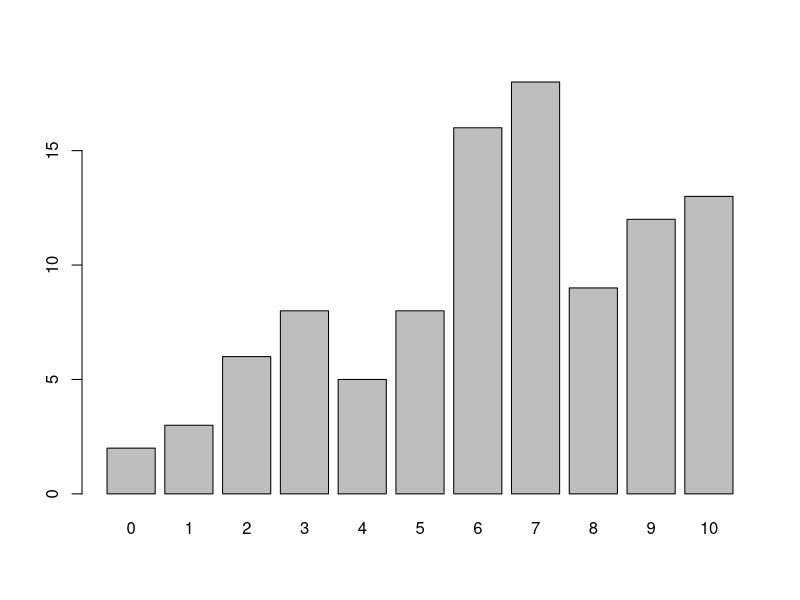
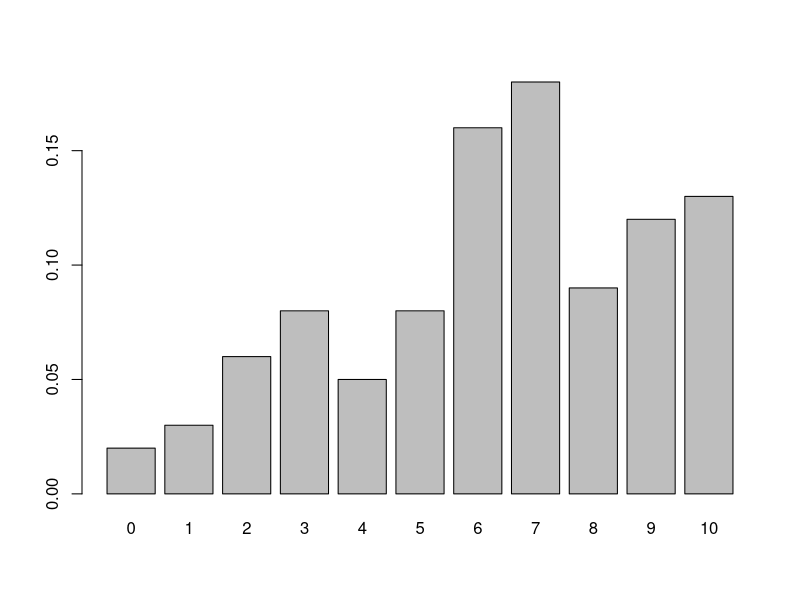

Reproduce these figures in R, in order.
# Function to calculate relative frequency
relative_frequency <- function(data) {
  # Table to count frequencies of each value
  freq_table <- table(data)
  
  # Total number of observations (n)
  total_observations <- length(data)
  
  # Relative frequency = frequency / total number of observations
  rel_freq <- freq_table / total_observations
  
  return(rel_freq)
  
  # Example usage:
  # data <- c(1, 2, 2, 3, 3, 3, 4, 4, 4, 4)
  # result <- relative_frequency(data)
  # print(result)
}

# These methods are the same: rep(x=0, times=2) and rep(0, 2).

# Define the function to create histograms
create_histogram <- function(data) {
  # Create a histogram for the second dataset
  hist(data, 
       breaks = seq(min(data), max(data), length.out = data_breaks), 
       right = FALSE,
       main = "Histogram of Data",
       xlab = "Data Values",
       ylab = "Frequency")
  # Example usage:
  # data <- sample(x = seq(0, 10, by = 0.5), size = 20, replace = TRUE)  # Sample data for histogram
  # create_histogram(data)
}

# Define the function to create histograms
create_histograms <- function(cont_data, data, cont_breaks = 4, data_breaks = 8) {
  # Create a histogram for the continuous data
  my_hist <- hist(cont_data, 
                  breaks = seq(from = min(cont_data), 
                               to = max(cont_data), 
                               length.out = cont_breaks + 1), 
                  right = FALSE)
  
  # Print the counts for the continuous data histogram
  cat("Counts for continuous data histogram:\n")
  print(my_hist$counts)
  
  # Create a histogram for the second dataset
  hist(data, 
       breaks = seq(min(data), max(data), length.out = data_breaks), 
       right = FALSE,
       main = "Histogram of Data",
       xlab = "Data Values",
       ylab = "Frequency")
  # Example usage:
  # cont_data <- rnorm(100, 10, 1)  # Generate some sample continuous data
  # data <- sample(x = seq(0, 10, by = 0.5), size = 20, replace = TRUE)  # Sample data for histogram
  # create_histograms(cont_data, data)
}

# Define the function to calculate relative frequency
relative_frequency <- function(data, value) {
  # Count the frequency of the specified value in the dataset
  f <- length(which(data == value)) 
  
  # Calculate the size of the dataset (number of observations)
  n <- length(data) 
  
  # Calculate and return the relative frequency
  return(f / n)
  # Example usage:
  # data <- c(6.5, 2.3, 6.5, 7.8, 6.5, 3.4)  # Sample data
  # result <- relative_frequency(data, 6.5)
  # print(result)
}

# EXAMPLE USAGE 
# Create a vector `stair_data` where each value represents a discrete count
stair_data <- c(rep(0, 2),      # 0 appears 2 times
                rep(1, 3),      # 1 appears 3 times
                rep(2, 6),      # 2 appears 6 times
                rep(3, 8),      # 3 appears 8 times
                rep(4, 5),      # 4 appears 5 times
                rep(5, 8),      # 5 appears 8 times
                rep(6, 16),     # 6 appears 16 times
                rep(7, 18),     # 7 appears 18 times
                rep(8, 9),      # 8 appears 9 times
                rep(9, 12),     # 9 appears 12 times
                rep(10, 13))    # 10 appears 13 times

# Create a frequency table for `stair_data`
table(stair_data)  # Display frequency of each value in stair_data
stair_dist = table(stair_data); stair_dist  # Store the frequency table in `stair_dist`

# Calculate and display the proportion of each value in the frequency table
prop.table(stair_dist)  # Returns the relative frequency of each value

# Create a bar plot of absolute frequencies
barplot(stair_dist)  # Visual representation of counts for each value

# Create a bar plot of relative frequencies (proportions)
barplot(prop.table(stair_dist))  # Visual representation of proportions for each value

# Generate a sequence of numbers from 0 to 10, incrementing by 1
seq(from = 0, to = 10, by = 1)  # Produces: 0, 1, 2, 3, 4, 5, 6, 7, 8, 9, 10

# Generate 5 evenly spaced numbers from 0 to 10
seq(0, 10, length.out = 5)  # Produces: 0, 2.5, 5, 7.5, 10